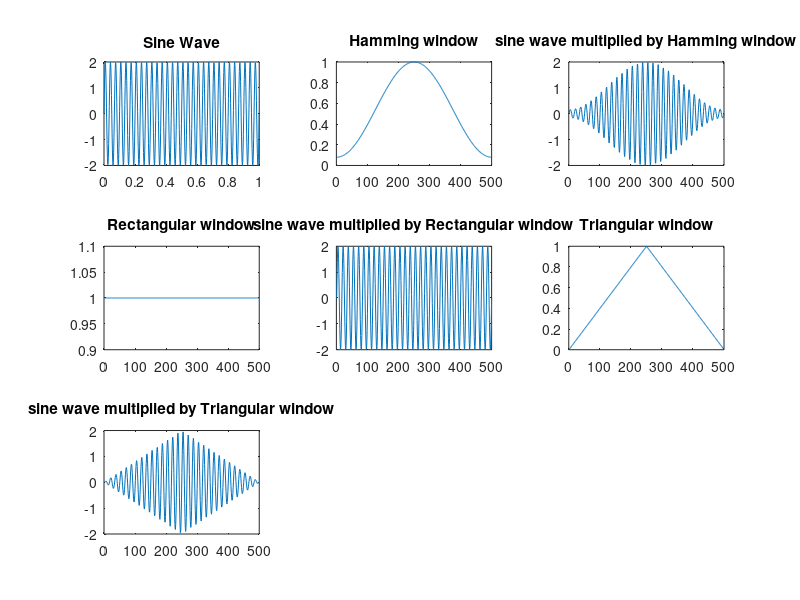

Recreate this plot in MATLAB.
% x(t) = 2 sin 2*pi*1000t
% w(n)  Haming Window
% Rect(n) = Rectangular window
% Triang(n) = Triangular window
%% sin wave
A = 2;
f = 15000;
t = linspace(0,1,500);
y = A*sin(2*pi*f*t);

%figure(1);
subplot(3, 3, 1)
plot(t, y)
title('Sine Wave')

%%% Hamming window
N = 500;
hm = 0.54 - 0.46*cos(2*pi*(0:N-1)'/(N-1));
%hm = hamming(N+1);

%figure(2);
subplot(3, 3, 2)
plot(hm)
title('Hamming window')

wx = y.*hm';
subplot(3, 3, 3)
plot(wx)
title('sine wave multiplied by Hamming window')

%%% Rectangular Window
N = 500;
% rw = rectwin(N);
rw = ones(N, 1);
subplot(3, 3, 4)
plot(rw);
title('Rectangular window');

rwx = y.*rw';
subplot(3, 3, 5)
plot(rwx)
title('sine wave multiplied by Rectangular window')

%%% Triangluar Window
N = 500;
tw = triang(N);
    
subplot(3, 3, 6)
plot(tw);
title('Triangular window');

twx = y.*tw';
subplot(3, 3, 7)
plot(twx)
title('sine wave multiplied by Triangular window')